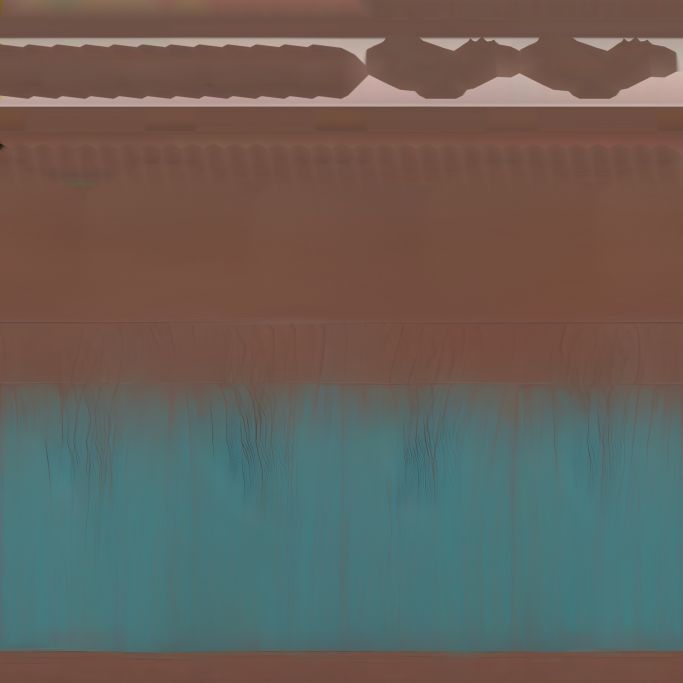
#> input picture game/assets/modelle/gebaeude/neubau/dom_evangelisch_haube_tripo_haube_evangelisch_texture.glb_basecolor.jpg, 2048 x 2048 px, given in place of _render.png, which was not available (shown at 1/3 size)
$ python text_selbst_bild.py ../../../game/assets/modelle/gebaeude/neubau
#> lines starting #> are read from the running program, lines starting #| are printed output that depends on the picture
"""Beschriftungsbild aus den Zwischendateien von text_selbst_bauen.py (_render.png, _knochen_bild.json): python -I text_selbst_bild.py <selbstordner>
Foto links (Lage laut Ausgabe 'FOTO im Bild' x 0,04-0,58, y 0,15-0,86), Handschuh rechts, Daumenknochen farbig. Kein GUI-Screenshot."""
import sys, os, json
from PIL import Image, ImageDraw
o = sys.argv[1]
r = Image.open(os.path.join(o, "_render.png")).convert("RGBA"); W = r.width
#> after `W = r.width`: W = 2048
bg = Image.new("RGBA", r.size, (226, 214, 188, 255)); f = Image.open(os.path.join(o, "referenz_texthand.jpg")).convert("RGB")
#> after `bg = Image.new('RGBA', r.size, (226, 214, 188, 255))`:
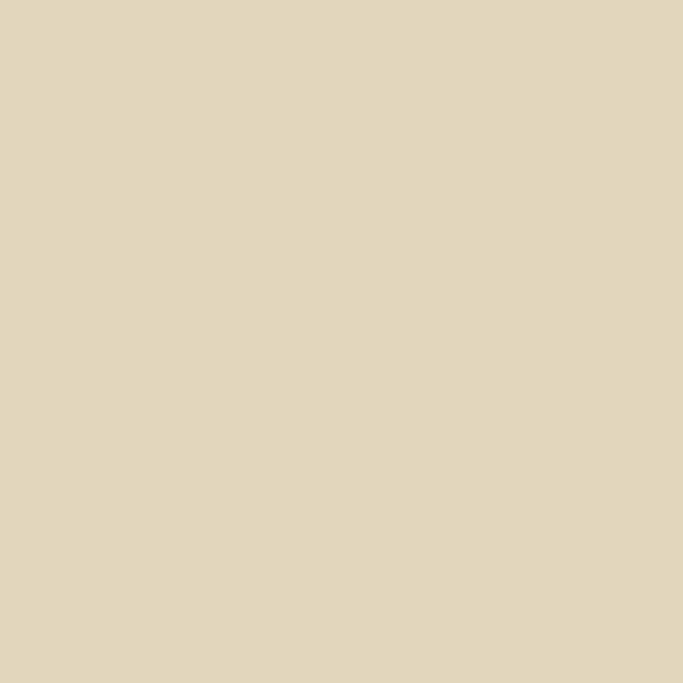
#> bg: PIL image 2048x2048 RGBA (shown at 1/3 size); mean R, G, B, A 226, 214, 188, 255
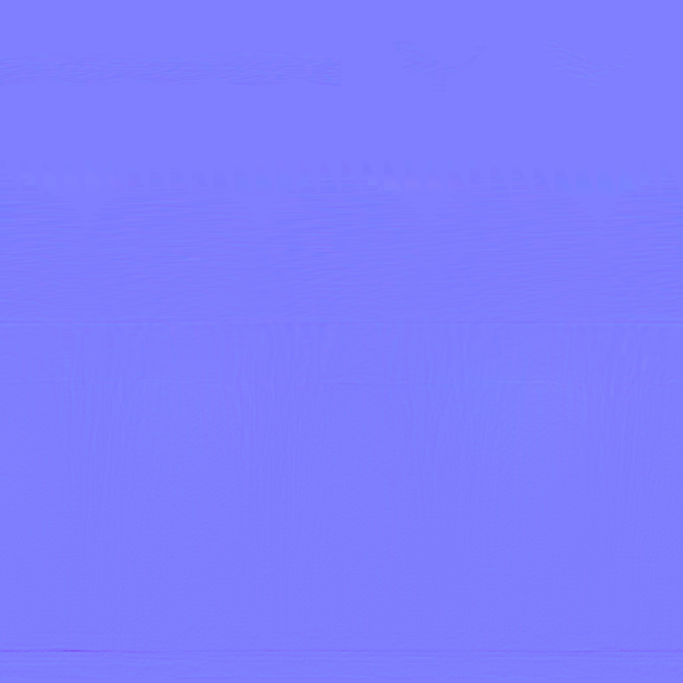
#> input picture game/assets/modelle/gebaeude/neubau/dom_evangelisch_haube_tripo_haube_evangelisch_texture.glb_normal.jpg, 2048 x 2048 px, given in place of referenz_texthand.jpg, which was not available (shown at 1/3 size)
#> further down, f is the input picture: PIL image 2048x2048 RGB; mean R, G, B 126.9, 126.1, 254
x0, x1, yt, yb = 0.04, 0.58, 1 - 0.86, 1 - 0.15
bg.paste(f.resize((int((x1 - x0) * W), int((yb - yt) * W))), (int(x0 * W), int(yt * W))); bg.alpha_composite(r)
#> after `bg.paste(f.resize((int((x1 - x0) * W), int((yb - yt) * W))), (int(x0 *`:
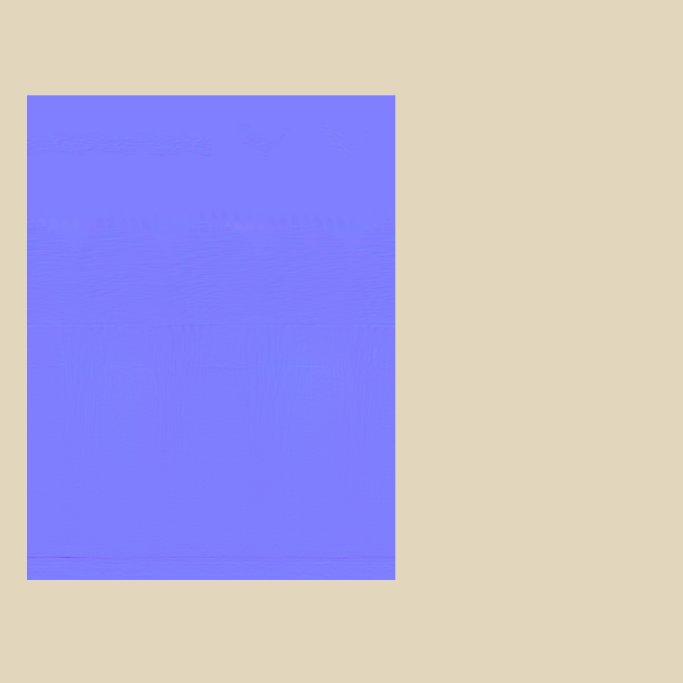
#> bg: PIL image 2048x2048 RGBA (shown at 1/3 size); mean R, G, B, A 188, 180.3, 213.3, 255
#> (the run stopped early here; a loop or call above may not have finished)
